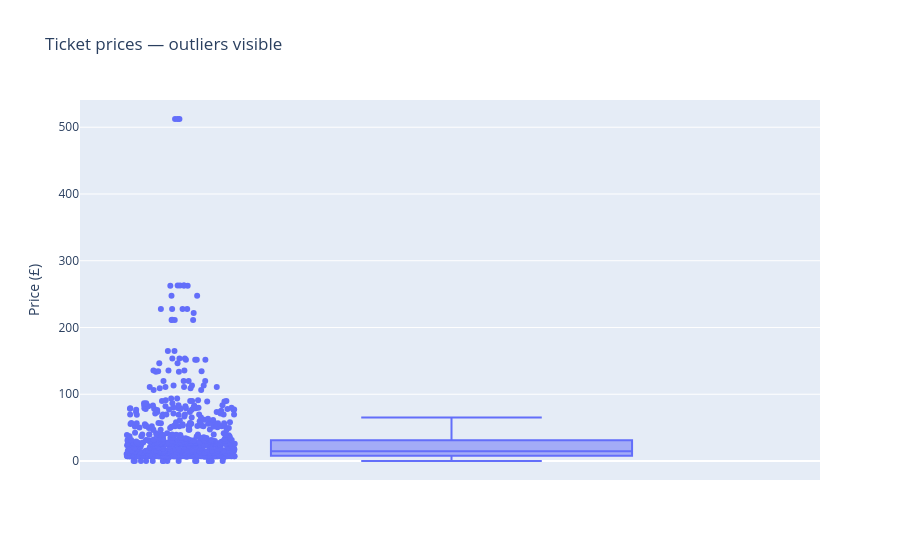

Notebook source saved alongside this figure:
### Code cell
# Visualise outliers
fig = px.box(
    df,
    y="fare",
    points="all",
    title="Ticket prices — outliers visible",
    labels={"fare": "Price (£)"},
)
fig.show()

### Figure 1 — Plotly figure (JSON) as saved in the notebook; plotly's stock layout.template omitted (floating-point values rounded to 4 significant figures; data arrays with more than 128 entries replaced by an {"elided": "..."} marker saying what was removed)
{"data": [{"alignmentgroup": "True", "boxpoints": "all", "hovertemplate": "Price (£)=%{y}<extra></extra>", "legendgroup": "", "marker": {"color": "#636efa"}, "name": "", "notched": false, "offsetgroup": "", "orientation": "v", "showlegend": false, "type": "box", "x0": " ", "xaxis": "x", "y": {"elided": "891 float values"}, "y0": " ", "yaxis": "y"}], "layout": {"boxmode": "group", "legend": {"tracegroupgap": 0}, "title": {"text": "Ticket prices — outliers visible"}, "xaxis": {"anchor": "y", "domain": [0, 1]}, "yaxis": {"anchor": "x", "domain": [0, 1], "title": {"text": "Price (£)"}}}}
